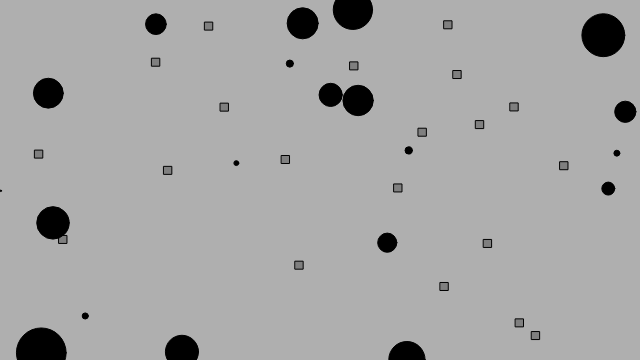
Frame 1 (no input)
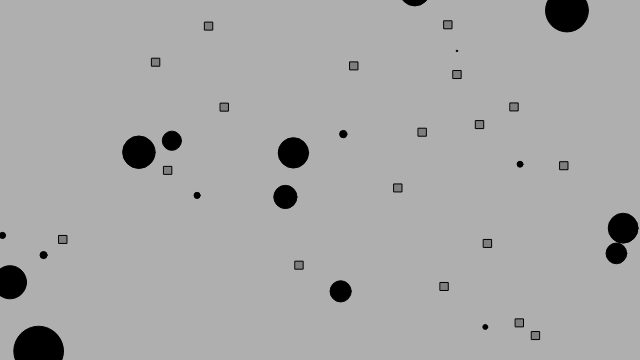
Frame 60 (no input)
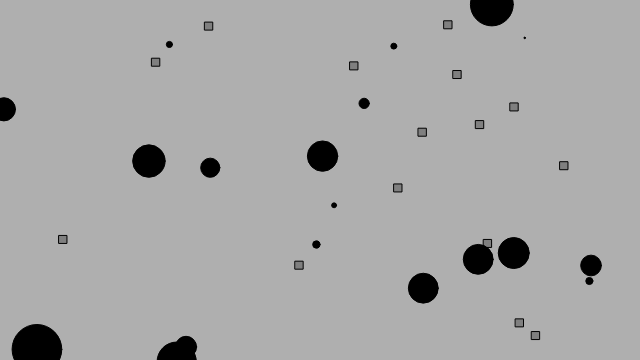
Frame 120 (the mouse pressed at the canvas centre since frame 60)

The p5.js sketch that drew these frames (run headless with seeded random() and noise() and a simulated clock; from frame 60 on, the mouse is pressed at the canvas centre):

// p5.js sketch
// ── sketch.js
//a world of creatures that eat food
//the more they eat, the longer they survive
//the longer they survive, the more likely they are to reproduce
//the bigger they are, the easier it is to land on food
//the bigger they are, the slower they are to find food
//when a creature die, food is left behind

let world;

function setup() {
  createCanvas(640, 360);
  //world starts with 20 creatures
  //and 20 pieces of food
  world = new World(20);
}

function draw() {
  background(175);
  world.run();
}

//we can add a creature manually
function mousePressed(){
  world.born(mouseX, mouseY);
}

function mouseDragged() {
  world.born(mouseX, mouseY);
}

// ── bloop.js
//create a bloop creature
class Bloop{
  constructor(l, dna_){
    this.position = l.copy(); //location
    this.health = 400; //life timer
    this.xoff = random(1000); //for perlin noise
    this.yoff = random(1000);
    this.dna = dna_; //dna
    //dna will determine size and maxspeed
    //the bigger the bloop, the slower it is
    this.maxspeed = map(this.dna.genes[0], 0, 1, 15, 0);
    this.r = map(this.dna.genes[0], 0, 1, 0, 50);
  }

  run(){
    this.update();
    this.borders();
    this.display();
  }

  //a bloop can find food and eat it
  eat(f) {
    let food = f.getFood();
    //are we touching any food objects ?
    for(let i = food.length - 1; i >= 0; i--){
      let foodLocation = food[i];
      let d = p5.Vector.dist(this.position, foodLocation);
      //if we are, juice up strength
      if(d < this.r / 2){
        this.health += 100;
        food.splice(i, 1);
      }
    }
  }

  //at any moment there is a teeny, tiny chance a bloop will reproduce
  reproduce(){
    //asexual reproduction
    if(random(1) < 0.0005){
      //child is exact copy of single parent
      let childDNA = this.dna.copy();
      //child DNA can mutate
      childDNA.mutate(0.01);
      return new Bloop(this.position, childDNA);
    }else {
      return null;
    }
  }

  //method to update position
  update() {
    //simple movement based on perlon noise
    let vx = map(noise(this.xoff), 0, 1, -this.maxspeed, this.maxspeed);
    let vy = map(noise(this.yoff), 0, 1, -this.maxspeed, this.maxspeed);
    let velocity = createVector(vx, vy);
    this.xoff += 0.01;
    this.yoff += 0.01;

    this.position.add(velocity);
    //death always looming
    this.health -= 0.2;
  }

  //wraparound
  borders(){
    if(this.position.x < -this.r){
      this.position.x = width + this.r;
    }
    if(this.position.y < -this.r){
      this.position.y = height + this.r;
    }
    if(this.position.x > this.width + this.r){
      this.position.x = -r;
    }
    if(this.position.y > this.height + this.r){
      this.position.y = -r;
    }
  }

  //method to display
  display() {
    ellipseMode(CENTER);
    stroke(0, this.health);
    fill(0, this.health);
    ellipse(this.position.x, this.position.y, this.r, this.r);
  }

  //death
  dead(){
    if(this.health < 0.0){
      return true;
    }else {
      return false;
    }
  }

}

// ── dna.js
//constructor makes a random DNA
class DNA{
  constructor(newgenes){
    if(newgenes){
      this.genes = newgenes;
    }else {
      //the genetic sequence
      //dna is a random floating point value between 0 and 1
      this.genes = new Array(1);
      for(let i = 0; i < this.genes.length; i++) {
        this.genes[i] = random(0, 1);
      }
    }
  }

  copy() {
    let newgenes = [];
    for(let i = 0; i < this.genes.length; i++){
      newgenes[i] = this.genes[i];
    }
    return new DNA(newgenes);
  }

  //based on mutation probability
  mutate(m){
    for(let i = 0; i < this.genes.length; i++){
      if(random(1) < m){
        this.genes[i] = random(0, 1);
      }
    }
  }

}

// ── food.js
//a collection of food in the world

class Food{
  constructor(num){
    //start with some food
    this.food = [];
    for(let i = 0; i < num; i++){
      this.food.push(createVector(random(width), random(height)));
    }
  }

  //add some food at a location
  add(l){
    this.food.push(l.copy());
  }

  //display the food
  run(){
    for(let i = 0; i < this.food.length; i++){
      let f = this.food[i];
      rectMode(CENTER);
      stroke(0);
      fill(127);
      rect(f.x, f.y, 8, 8);
    }

    //there's a small chance food will appear randomly
    if(random(1) < 0.001){
      this.food.push(createVector(random(width), random(height)));
    }
  }

  //return the list of Food
  getFood(){
    return this.food;
  }
  
}

// ── world.js
//the world we live in
//has bloops and food

//constructor
class World{
  constructor(num){
    //start with initial food and creatures
    this.food = new Food(num);
    this.bloops = []; //an array for all creatures
    for(let i = 0; i < num; i++){
      let l = createVector(random(width), random(height));
      let dna = new DNA();
      this.bloops.push(new Bloop(l, dna));
    }
  }

  //make new creature
  born(x, y){
    let l = createVector(x, y);
    let dna = new DNA();
    this.bloops.push(new Bloop(l, dna));
  }

  //run the world
  run(){
    //deal with food
    this.food.run();

    //cycle through the ArrayList backwards bc deleting
    for(let i = this.bloops.length - 1; i >= 0; i--){
      //all bloops run and eat
      let b = this.bloops[i];
      b.run();
      b.eat(this.food);
      //if it's dead, kill it and make food
      if(b.dead()){
        this.bloops.splice(i, 1);
        this.food.add(b.position);
      }
      //perhaps this bloop would like to make a baby ?
      let child = b.reproduce();
      if(child != null){
        this.bloops.push(child);
      }
    }
  }
}
